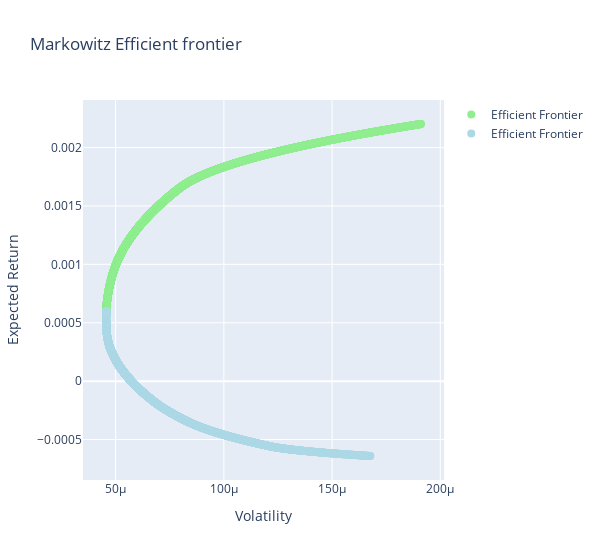

Notebook code cell kept with this figure:
### Markdown cell above
### <b>Markowitz efficient Frontier</b>

### Code cell
num_assets = 10

risk_tolerance = 0.05

weights = cp.Variable(num_assets)
risk = cp.quad_form(weights, cov_matrix)
ret = weights.T @ mean_returns

constraints = [cp.sum(weights) == 1,
               weights >= 0,
               risk <= risk_tolerance]

prob = cp.Problem(cp.Maximize(ret),
                  constraints)

prob.solve(solver = cp.ECOS)

print("Optimal weights: ", weights.value)

returns = np.linspace(min(np.array(mean_returns))[0], max(np.array(mean_returns))[0], 10000)

risks = []
count = 0
riskVal1 = 0 
returnVal1 = 0
riskVal2 = 0
returnVal2 = 0
weights1 = []
CML_Slope = 12.7467
CML_Intercept = 0.0007
for ret in returns:
    constraints = [weights.T @ mean_returns == ret,
                   cp.sum(weights) == 1,
                   weights >= 0]
    prob = cp.Problem(cp.Minimize(risk), constraints)
    prob.solve(solver = cp.ECOS)
    risks.append(prob.value)
    if(count == 7689) : 
        riskVal1 = prob.value
        returnVal1 = ret
        weights1.append(weights.value)
    if (count == 9345):
        riskVal2 = prob.value
        returnVal2 = ret
        weights1.append(weights.value)
    count = count + 1
temp = []
temp1 = []
temp2 = []
temp3 = []
for x in range(len(returns)):
    if returns[x] > 0.0006:
        temp.append(returns[x])
        temp2.append(risks[x])
    else:
        temp1.append(returns[x])
        temp3.append(risks[x])

trace1 = go.Scatter(x=temp2, y=temp, mode='markers' , name = "Efficient Frontier" ,marker=dict(size = 8 , color = 'lightgreen'))
trace2 = go.Scatter(x = temp3 , y = temp1 , mode = 'markers' , name = 'Efficient Frontier' , marker = dict(size = 8 , color = 'lightblue'))
layout = go.Layout(
    title='Markowitz Efficient frontier',
    xaxis=dict(title='Volatility'),
    yaxis=dict(title='Expected Return'),
    width=600  
)

fig = go.Figure(data=[trace1 , trace2], layout=layout)
fig.show()
# plt.scatter(temp2 , temp , color = 'lightgreen')
# plt.scatter(temp3 , temp1)
# plt.xlabel('Risk')
# plt.ylabel('Return')
# plt.title('Efficient Frontier')
# plt.show()

### Figure 1 — Plotly figure (JSON) as saved in the notebook; plotly's stock layout.template omitted (floating-point values rounded to 4 significant figures; data arrays with more than 128 entries replaced by an {"elided": "..."} marker saying what was removed)
{"data": [{"marker": {"color": "lightgreen", "size": 8}, "mode": "markers", "name": "Efficient Frontier", "type": "scatter", "x": {"elided": "5634 float values"}, "y": {"elided": "5634 float values"}}, {"marker": {"color": "lightblue", "size": 8}, "mode": "markers", "name": "Efficient Frontier", "type": "scatter", "x": {"elided": "4366 float values"}, "y": {"elided": "4366 float values"}}], "layout": {"title": {"text": "Markowitz Efficient frontier"}, "width": 600, "xaxis": {"title": {"text": "Volatility"}}, "yaxis": {"title": {"text": "Expected Return"}}}}
